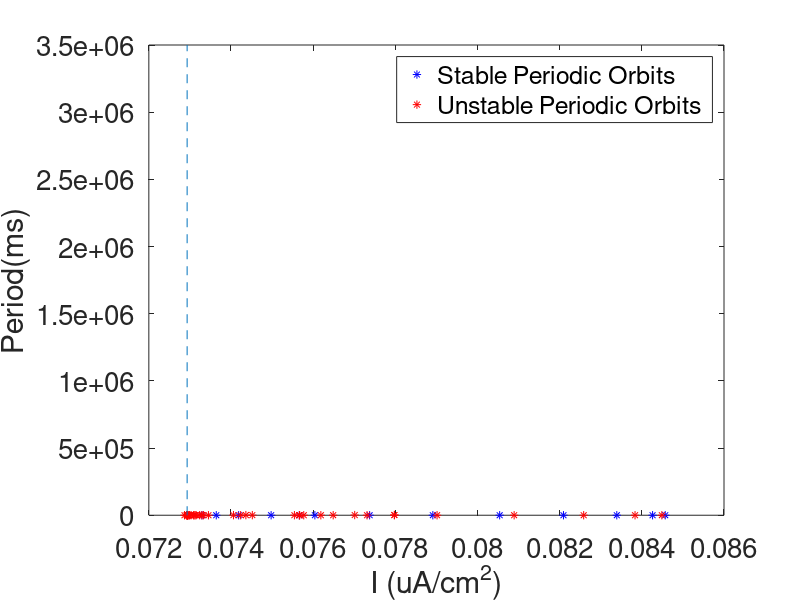

MATLAB code for this plot:
data = importdata('pdata.dat'); %imports periodic orbit data from xppaut .dat file
data(data(:,5)~=4,:) = []; %gets rid of all data not periodic orbits
I = data(:,1); %applied current for each orbit
spo = data; 
upo = data;
spo(spo(:,4)~=3,:) = nan; %singles out the stable orbits
upo(upo(:,4)~=4,:) = nan; %singles out the unstable orbits
spo = spo(:,2);
upo = upo(:,2); %period values

plot(I,spo,'b*',I,upo,'r*') %plots the stable and unstable orbits
hold on
line([0.072932 0.072932], [0 3500000],'LineStyle','--'); %plots a dashed line at I = Ic
%closer approximation I_c = 0.07293189486804816 as xppaut rounds upon conversion to .dat file
xlabel('I (uA/cm^2)')
ylabel('Period(ms)')
%ylim([0 3.5])
% title('Plot of period of orbits against applied current I')
legend('Stable Periodic Orbits','Unstable Periodic Orbits')
set(gcf,'color','w');
set(gca,'fontsize',20);
